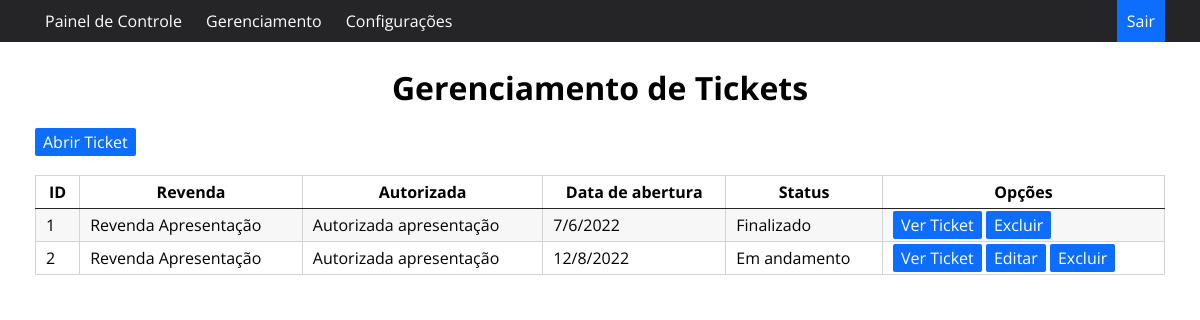
Page /gerenciamentotickets (signed in) on the earlier database version.
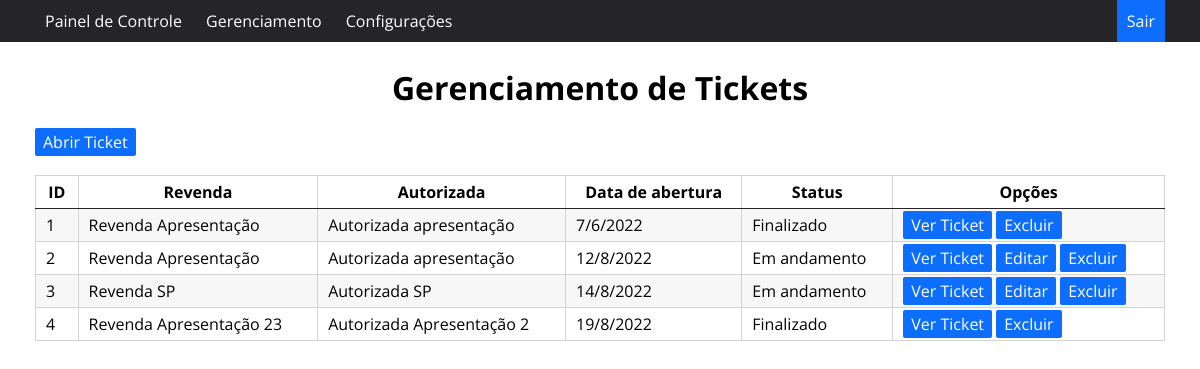
Same page on the later database version.
### app.py (models this page shows, shortened)
class Ticket(db.Model):
    id = db.Column('id', Integer, primary_key=True, autoincrement=True)
    status = db.Column('status', String(60), nullable=False)
    revenda = db.Column('revenda', String(255), nullable=False)
    reclamacao = db.Column('reclamacao', String(500), nullable=False)
    dataabertura = db.Column('dataabertura', String(500), nullable=False)
    datafechamento = db.Column('datafechamento', String(60))
    modelo = db.Column('modelo', String(255), nullable=False)
    datacompra = db.Column('datacompra', Date, nullable=False)
    garantia = db.Column('garantia', String(60), nullable=False)
    resolucao = db.Column('resolucao', String(255), nullable=False)
    telefone = db.Column('telefone', String(60), nullable=False)
    estado = db.Column('estado', String(255), nullable=False)
    cidade = db.Column('cidade', String(255), nullable=False)
    autorizada = db.Column('autorizada', String(255), nullable=False)
    maodeobra = db.Column('maodeobra', Integer)
    notafiscal = db.Column('notafiscal', String(60))
    frete = db.Column('frete', Integer)
    envio = db.Column('envio', String(60))
    feedback = db.Column('feedback', String(100), nullable=False)
    usuario = db.Column('usuario', String(255), nullable=False)

### app.py (the view)
@app.route('/gerenciamentotickets', methods=['GET', 'POST'])
def gerenciamentotickets():
    if esta_logado():
        tickets = Ticket.query.all()
        return render_template('gerenciamentotickets.html', tickets=tickets)
    else:
        return redirect(url_for('index'))

### app.py (called while the page is built)
def esta_logado():
    print(logado)
    if logado:
        return True
    else:
        return False

### templates/gerenciamentotickets.html
{% extends "template.html" %}
{% block conteudo %}
        <br>
    <br>
    <br>
    <h1>Gerenciamento de Tickets</h1>
    <br>
    <a href="/abrirticket" class="btn btn-success" id="btn_prin">Abrir Ticket</a>
    <br>
    <br>
    <table>
    <thead>
        <tr>
            <th>ID</th>
            <th>Revenda</th>
            <th>Autorizada</th>
            <th>Data de abertura</th>
            <th>Status</th>
            <th>Opções</th>
        </tr>
    </thead>
    <tbody>
    {% for ticket in tickets %}
        <tr>
            <td>{{ ticket.id }}</td>
            <td>{{ ticket.revenda }}</td>
            <td>{{ ticket.autorizada }}</td>
            <td>{{ ticket.dataabertura }}</td>
            <td>{{ ticket.status }}</td>
            <td>
                <a href="/verticket/{{ ticket.id }}" class="btn" methods="GET">Ver Ticket</a>
                {% if ticket.status != "Finalizado" %}
                    <a href="/editarticket/{{ ticket.id }}" class="btn" methods="GET">Editar</a>
                {% endif %}
                <a href="/excluirticket/{{ ticket.id }}" class="btn">Excluir</a>
            </td>
        </tr>
    {% endfor %}
    </tbody>
</table>
{% endblock %}

Differences in the rows shown:
added Ticket: id "3", revenda "Revenda SP", autorizada "Autorizada SP", dataabertura "14/8/2022", status "Em andamento"
added Ticket: id "4", revenda "Revenda Apresentação 23", autorizada "Autorizada Apresentação 2", dataabertura "19/8/2022", status "Finalizado"
